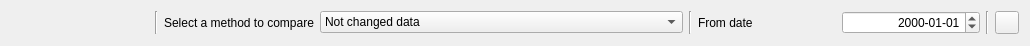
<?xml version="1.0" encoding="UTF-8"?>
<ui version="4.0">
 <class>wdgProductsComparation</class>
 <widget class="QWidget" name="wdgProductsComparation">
  <property name="geometry">
   <rect>
    <x>0</x>
    <y>0</y>
    <width>1030</width>
    <height>46</height>
   </rect>
  </property>
  <property name="windowTitle">
   <string>Form</string>
  </property>
  <layout class="QVBoxLayout" name="verticalLayout_2">
   <item>
    <layout class="QHBoxLayout" name="horizontalLayout">
     <item>
      <layout class="QVBoxLayout" name="verticalLayout">
       <item>
        <widget class="wdgProductSelector" name="selector1" native="true"/>
       </item>
       <item>
        <widget class="wdgProductSelector" name="selector2" native="true"/>
       </item>
      </layout>
     </item>
     <item>
      <widget class="Line" name="line_3">
       <property name="orientation">
        <enum>Qt::Vertical</enum>
       </property>
      </widget>
     </item>
     <item>
      <widget class="QLabel" name="label_2">
       <property name="text">
        <string>Select a method to compare</string>
       </property>
      </widget>
     </item>
     <item>
      <widget class="QComboBox" name="cmbCompareTypes">
       <property name="sizeAdjustPolicy">
        <enum>QComboBox::AdjustToContents</enum>
       </property>
       <item>
        <property name="text">
         <string>Not changed data</string>
        </property>
        <property name="icon">
         <iconset resource="../images/xulpymoney.qrc">
          <normaloff>:/xulpymoney/eye.png</normaloff>:/xulpymoney/eye.png</iconset>
        </property>
       </item>
       <item>
        <property name="text">
         <string>Scattering product prices</string>
        </property>
        <property name="icon">
         <iconset resource="../images/xulpymoney.qrc">
          <normaloff>:/xulpymoney/eye_red.png</normaloff>:/xulpymoney/eye_red.png</iconset>
        </property>
       </item>
       <item>
        <property name="text">
         <string>Controling percentage evolution</string>
        </property>
        <property name="icon">
         <iconset resource="../images/xulpymoney.qrc">
          <normaloff>:/xulpymoney/eye.png</normaloff>:/xulpymoney/eye.png</iconset>
        </property>
       </item>
       <item>
        <property name="text">
         <string>Controlling percentage evolution. Leveraged reduced</string>
        </property>
        <property name="icon">
         <iconset resource="../images/xulpymoney.qrc">
          <normaloff>:/xulpymoney/eye_red.png</normaloff>:/xulpymoney/eye_red.png</iconset>
        </property>
       </item>
       <item>
        <property name="text">
         <string>Controling inverse percentage evolution</string>
        </property>
        <property name="icon">
         <iconset resource="../images/xulpymoney.qrc">
          <normaloff>:/xulpymoney/eye.png</normaloff>:/xulpymoney/eye.png</iconset>
        </property>
       </item>
       <item>
        <property name="text">
         <string>Controling inverse percentage evolultion. Leveraged reduced</string>
        </property>
        <property name="icon">
         <iconset resource="../images/xulpymoney.qrc">
          <normaloff>:/xulpymoney/eye_red.png</normaloff>:/xulpymoney/eye_red.png</iconset>
        </property>
       </item>
      </widget>
     </item>
     <item>
      <widget class="Line" name="line">
       <property name="orientation">
        <enum>Qt::Vertical</enum>
       </property>
      </widget>
     </item>
     <item>
      <widget class="QLabel" name="label_7">
       <property name="text">
        <string>From date</string>
       </property>
      </widget>
     </item>
     <item>
      <widget class="QDateEdit" name="deCompare">
       <property name="alignment">
        <set>Qt::AlignRight|Qt::AlignTrailing|Qt::AlignVCenter</set>
       </property>
       <property name="displayFormat">
        <string>yyyy-MM-dd</string>
       </property>
      </widget>
     </item>
     <item>
      <widget class="Line" name="line_2">
       <property name="orientation">
        <enum>Qt::Vertical</enum>
       </property>
      </widget>
     </item>
     <item>
      <widget class="QToolButton" name="cmdComparationData">
       <property name="toolTip">
        <string>Shows comparation data</string>
       </property>
       <property name="text">
        <string/>
       </property>
       <property name="icon">
        <iconset resource="../images/xulpymoney.qrc">
         <normaloff>:/xulpymoney/compare.png</normaloff>:/xulpymoney/compare.png</iconset>
       </property>
      </widget>
     </item>
    </layout>
   </item>
  </layout>
 </widget>
 <customwidgets>
  <customwidget>
   <class>wdgProductSelector</class>
   <extends>QWidget</extends>
   <header location="global">wdgProductSelector</header>
   <container>1</container>
  </customwidget>
 </customwidgets>
 <resources>
  <include location="../images/xulpymoney.qrc"/>
 </resources>
 <connections/>
</ui>
